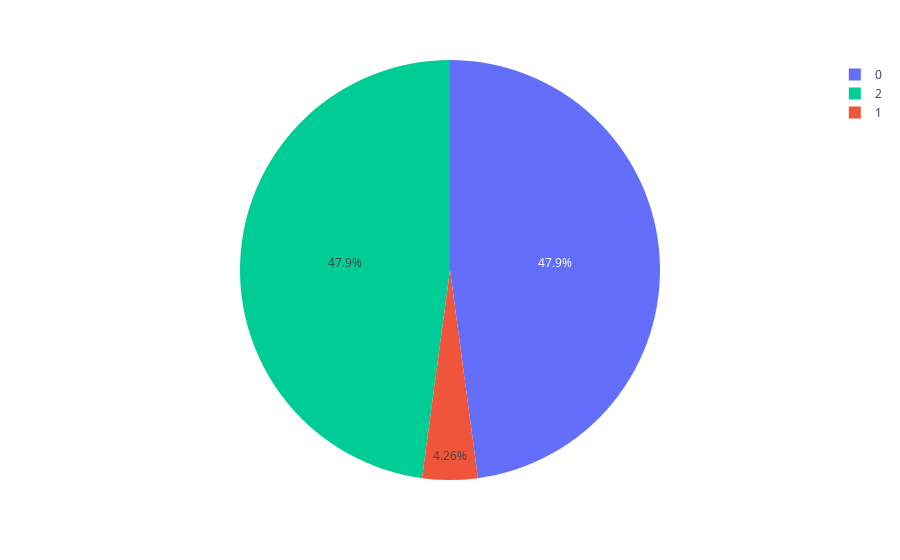

The cell this chart's notebook holds for it:
### Markdown cell above
### quantidade em cada cluster

### Code cell
pie=clusters.groupby('label').size().reset_index()
pie.columns=['label','value']
px.pie(pie,values='value',names='label',color=['blue','red','green'])

### Figure 1 — Plotly figure (JSON) as saved in the notebook; plotly's stock layout.template omitted (floating-point values rounded to 4 significant figures)
{"data": [{"customdata": [["blue"], ["red"], ["green"]], "domain": {"x": [0, 1], "y": [0, 1]}, "hovertemplate": "label=%{label}<br>value=%{value}<br>color=%{customdata[0]}<extra></extra>", "labels": [0, 1, 2], "legendgroup": "", "marker": {"colors": ["#636efa", "#EF553B", "#00cc96"]}, "name": "", "showlegend": true, "type": "pie", "values": [45, 4, 45]}], "layout": {"legend": {"tracegroupgap": 0}, "margin": {"t": 60}}}
